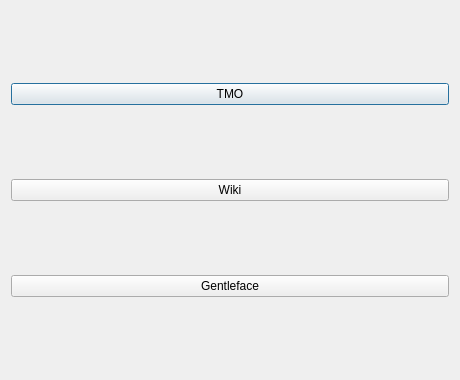
<?xml version="1.0" encoding="UTF-8"?>
<ui version="4.0">
 <class>Help</class>
 <widget class="QDialog" name="Help">
  <property name="geometry">
   <rect>
    <x>0</x>
    <y>0</y>
    <width>460</width>
    <height>380</height>
   </rect>
  </property>
  <property name="sizePolicy">
   <sizepolicy hsizetype="Minimum" vsizetype="Preferred">
    <horstretch>0</horstretch>
    <verstretch>0</verstretch>
   </sizepolicy>
  </property>
  <property name="windowTitle">
   <string>Help</string>
  </property>
  <layout class="QGridLayout" name="gridLayout">
   <property name="topMargin">
    <number>15</number>
   </property>
   <property name="bottomMargin">
    <number>15</number>
   </property>
   <item row="0" column="0">
    <widget class="QPushButton" name="pushButtonTalk">
     <property name="text">
      <string>TMO</string>
     </property>
    </widget>
   </item>
   <item row="1" column="0">
    <widget class="QPushButton" name="pushButtonWiki">
     <property name="text">
      <string>Wiki</string>
     </property>
    </widget>
   </item>
   <item row="2" column="0">
    <widget class="QPushButton" name="pushButtonGf">
     <property name="text">
      <string>Gentleface</string>
     </property>
    </widget>
   </item>
  </layout>
 </widget>
 <resources/>
 <connections/>
</ui>
